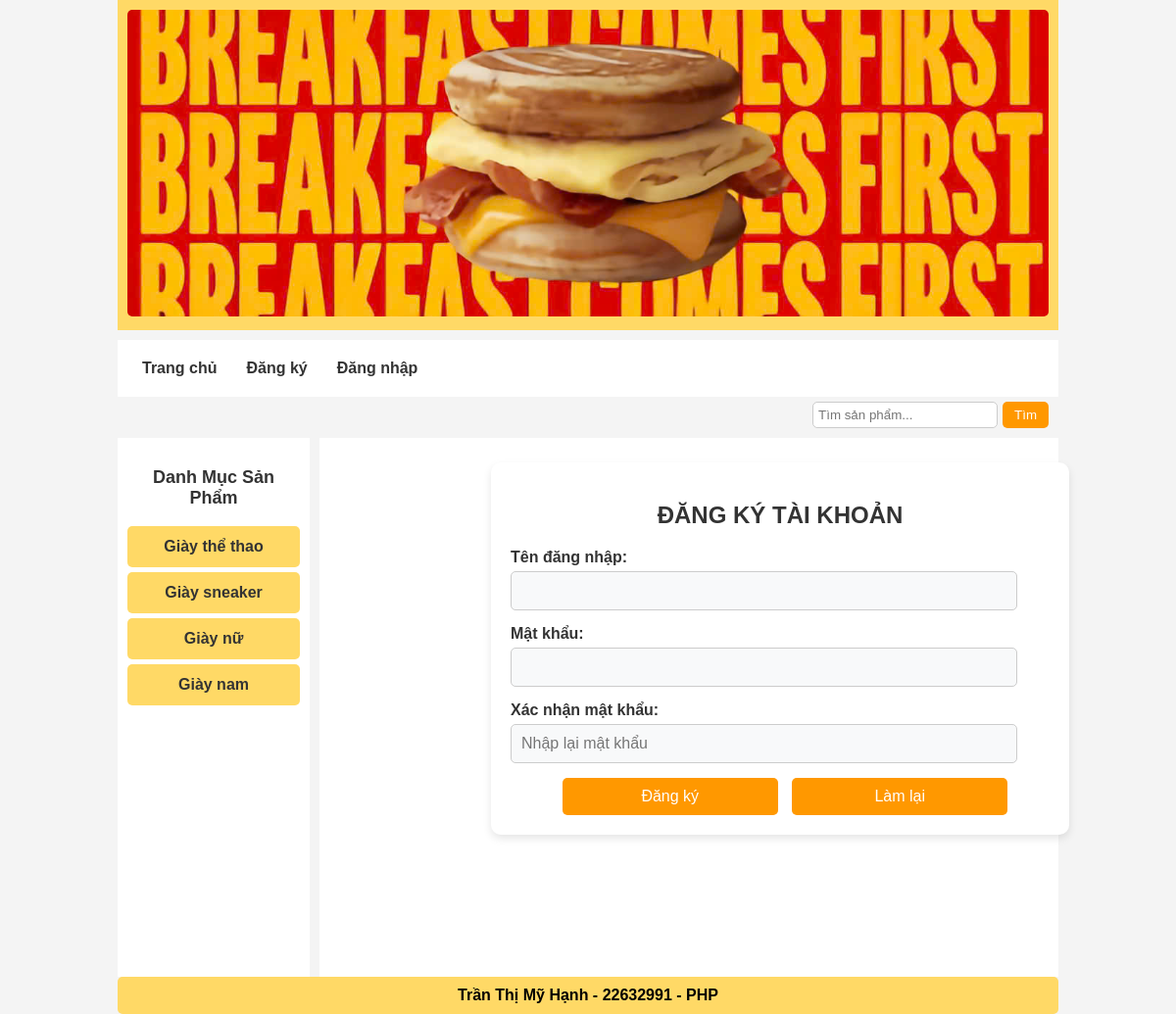
Page /Project_PHP_TranThiMyHanh/index.php?act=regis on the committed database.
### tables this page shows
CREATE TABLE `categogy` (
  `category_id` int(11) NOT NULL,
  `name` varchar(50) NOT NULL
);

### Project_PHP_TranThiMyHanh/Model/mCategory.php (called while the page is built, shortened)
<?php
    class modelCategory{
        public function selectAllCategory(){
            $p = new clsConnect();
            $conn = $p->mOpen();
            if ($conn) {
                $strCategory = "SELECT * FROM categogy";
                $tblCategory = $conn->query($strCategory);
                return $tblCategory;
            } else {
                return false;
            }
        }
    }
?>

### Project_PHP_TranThiMyHanh/Controller/cCategory.php (called while the page is built)
<?php
    include("Model/mCategory.php");
    class controlCategory{
        public function getAllCategory(){
            $p = new modelCategory();
            $tblCategory = $p->selectAllCategory();
            return $tblCategory;
        }
    }
?>

### Project_PHP_TranThiMyHanh/index.php (the view, shortened to what this page needs)
<!DOCTYPE html>
<html lang="en">
<head>
    <link rel="stylesheet" href="View/css/style.css">
</head>
<body>
    <div class="container">
        <div class="header">
            <img src="View/img/header1.jpg" alt="Header Image">
        </div>
        <div class="nav-top" style="display: flex; align-items: center;">
            <a href="index.php">Trang chủ</a>
            <?php
                if(isset($_SESSION["Login"])){
                    echo '<a href="?act=logout" onclick="return confirm(\'Bạn thật sự muốn thoát?\');">Đăng xuất</a>';
                } else {
                    echo '<a href="?act=regis">Đăng ký</a>';
                    echo '<a href="?act=login">Đăng nhập</a>';
                }
            ?>
        </div>
        <form action="index.php" method="get" style="display: flex; justify-content: flex-end; align-items: center; margin-right: 10px;padding-top: 5px;">
            <input type="text" name="keyword" placeholder="Tìm sản phẩm..." style="padding: 5px; border-radius: 5px; border: 1px solid #ccc; margin-right: 5px;">
            <button type="submit" style="background-color: #ff9800; border: none; border-radius: 5px; padding: 6px 12px; color: white;">Tìm</button>
        </form>
        <div class="main">
            <div class="nav-aside">
                <div class="categories">
                    <h3>Danh Mục Sản Phẩm</h3>
                    <ul>
                        <?php
                            include_once("Controller/cCategory.php");
                            $p = new controlCategory();
                            $tblCategory = $p->getAllCategory();
                            if($tblCategory->num_rows > 0) {
                                while($row = $tblCategory->fetch_assoc()) {
                                    echo "<li><a href=\"\">".$row['name']."</a></li>";
                                }
                            }else {
                                echo "Không có danh mục sản phẩm";
                            }
                        ?>
                    </ul>
                </div>
            </div>
            <div class="content">
                <?php
                    if (isset($_GET["act"])) {
                        switch ($_GET["act"]) {
                            case "regis":
                                include("View/register.php");
                                break;
                        }
                    }else {
                        include("View/all_product.php");
                    }
                ?>
            </div>
        </div>
        <div class="footer">Trần Thị Mỹ Hạnh - 22632991 - PHP</div>
    </div>
</body>
</html>

### Project_PHP_TranThiMyHanh/View/css/style.css (style rules this page uses)
body { font-family: Arial, sans-serif; margin: 0; padding: 0; background-color: #f4f4f4; color: #333; }
.container { width: 80%; margin: auto; }
.header { background: #ffd966; text-align: center; padding: 10px; }
.header img { width: 100%; height: auto; border-radius: 5px; }
.nav-top { display: flex; justify-content: flex-start; background: #ffffff; padding: 10px; margin-top: 10px; }
.nav-top a { color: #333; text-decoration: none; padding: 10px 15px; font-weight: bold; transition: background 0.3s ease-in-out; }
.main { display: flex; margin-top: 0; margin-top: 10px; }
.nav-aside { width: 20%; background: #ffffff; padding: 10px; }
.categories { margin-top: 20px; background: #ffffff; }
.categories h3 { text-align: center; font-size: 18px; }
.categories ul { list-style: none; padding: 0; }
.categories li { background: #ffd966; padding: 12px; margin: 5px 0; text-align: center; transition: background 0.3s; border-radius: 5px; }
.categories li a { color: #333; text-decoration: none; font-weight: bold; }
.content { width: 80%; padding: 25px; background: white; margin-left: 10px; min-height: 500px; align-items: center; }
.footer { background: #ffd966; text-align: center; padding: 10px; border-radius: 5px; font-weight: bold; color: black; }

### Project_PHP_TranThiMyHanh/View/css/main.css (style rules this page uses)
body { background-color: #f4f4f4; display: flex; justify-content: center; align-items: center; min-height: 100vh; margin: 0; font-family: Arial, sans-serif; }

### rows in the picture
categogy: name "Giày thể thao"
categogy: name "Giày sneaker"
categogy: name "Giày nữ"
categogy: name "Giày nam"
